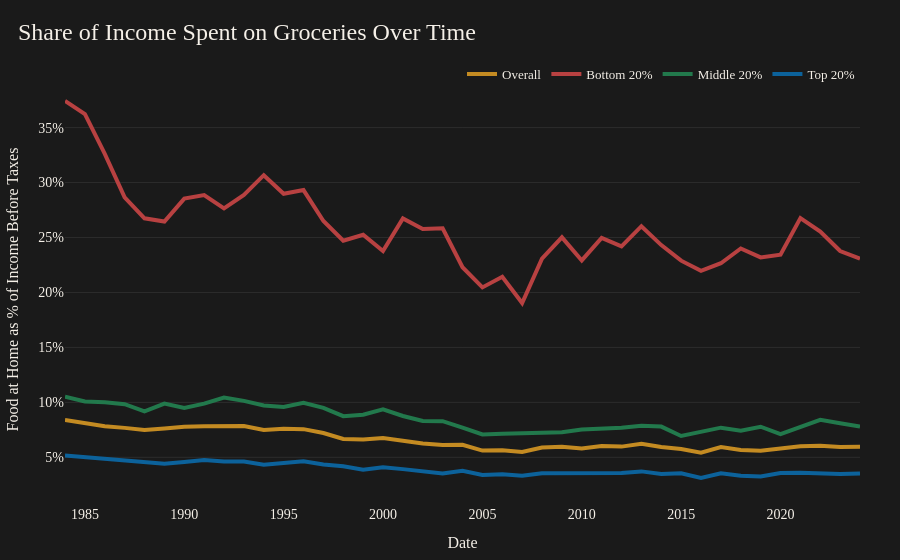

Write notebook code for a chart like this one.
### Code cell
## line chart of food spending percentage by income percentile 

# data 
x = all_food_spend["observation_date"]
overall = (all_food_spend["all_food_spend"]/all_income['all_income']) *100
bottom = (bottom_food_spend["bottom_food_spend"]/bottom_income['bottom_income']) *100
middle = (middle_food_spend["middle_food_spend"]/middle_income['middle_income']) *100
top = (top_food_spend["top_food_spend"]/top_income['top_income']) *100

# figure
fig = go.Figure()

# line plot 
fig.add_trace(
    go.Scatter(
        x=x,
        y=overall,
        mode="lines",
        name="Overall",
        line=dict(
            color="#c48b22",
            width=4
        ),
        hovertemplate=
        "Overall: %{y:.2f}%<extra></extra>",
    )
)
fig.add_trace(
    go.Scatter(
        x=x,
        y=bottom,
        mode="lines",
        name="Bottom 20%",
        line=dict(
            color="#b84141",
            width=4
        ),
        hovertemplate=
        "Bottom 20%: %{y:.1f}%<extra></extra>"
    )
)
fig.add_trace(
    go.Scatter(
        x=x,
        y=middle,
        mode="lines",
        name="Middle 20%",
        line=dict(
            color="#22794c",
            width=4
        ),
        hovertemplate=
        "Middle 20%: %{y:.1f}%<extra></extra>"
    )
)
fig.add_trace(
    go.Scatter(
        x=x,
        y=top,
        mode="lines",
        name="Top 20%",
        line=dict(
            color='#0c629b',
            width=4
        ),
        hovertemplate=
        "Top 20%: %{y:.1f}%<extra></extra>"
    )
)

# title and layout 
fig.update_layout(
    template="plotly_dark",

    title=dict(
        text="Share of Income Spent on Groceries Over Time",
        x=0.02,
        xanchor="left",
        font=dict(
            family="Playfair Display",
            size=24
        )
    ),

    font=dict(
        family="Source Sans 3",
        color="#f5f0e8",
        size=13
    ),

    paper_bgcolor="#1a1a1a",
    plot_bgcolor="#1a1a1a",

    margin=dict(l=60, r=40, t=80, b=60),

    hovermode="x unified",

    xaxis=dict(
        title="Date",
        showgrid=False,
        tickfont=dict(size=14),
        zeroline=False,
        ticklabelstandoff=5
    ),

    yaxis=dict(
        title="Food at Home as % of Income Before Taxes",
        tickfont=dict(size=14),
        ticksuffix="%",
        gridcolor="rgba(255,255,255,0.08)",
        zeroline=False
    ),

    legend=dict(
        orientation="h",
        yanchor="top",
        y=1.05,
        xanchor="right",
        x=1
    )
)

fig.show()

### Figure 1 — Plotly figure (JSON) as saved in the notebook; plotly's stock layout.template omitted (floating-point values rounded to 4 significant figures)
{"data": [{"hovertemplate": "Overall: %{y:.2f}%<extra></extra>", "line": {"color": "#c48b22", "width": 4}, "mode": "lines", "name": "Overall", "type": "scatter", "x": ["1984-01-01", "1985-01-01", "1986-01-01", "1987-01-01", "1988-01-01", "1989-01-01", "1990-01-01", "1991-01-01", "1992-01-01", "1993-01-01", "1994-01-01", "1995-01-01", "1996-01-01", "1997-01-01", "1998-01-01", "1999-01-01", "2000-01-01", "2001-01-01", "2002-01-01", "2003-01-01", "2004-01-01", "2005-01-01", "2006-01-01", "2007-01-01", "2008-01-01", "2009-01-01", "2010-01-01", "2011-01-01", "2012-01-01", "2013-01-01", "2014-01-01", "2015-01-01", "2016-01-01", "2017-01-01", "2018-01-01", "2019-01-01", "2020-01-01", "2021-01-01", "2022-01-01", "2023-01-01", "2024-01-01"], "y": [8.396, 8.107, 7.828, 7.681, 7.484, 7.634, 7.793, 7.82, 7.807, 7.844, 7.496, 7.593, 7.566, 7.213, 6.679, 6.632, 6.766, 6.496, 6.269, 6.12, 6.147, 5.616, 5.645, 5.492, 5.89, 5.971, 5.8, 6.027, 5.977, 6.235, 5.938, 5.766, 5.423, 5.93, 5.677, 5.604, 5.85, 6.015, 6.067, 5.946, 5.973]}, {"hovertemplate": "Bottom 20%: %{y:.1f}%<extra></extra>", "line": {"color": "#b84141", "width": 4}, "mode": "lines", "name": "Bottom 20%", "type": "scatter", "x": ["1984-01-01", "1985-01-01", "1986-01-01", "1987-01-01", "1988-01-01", "1989-01-01", "1990-01-01", "1991-01-01", "1992-01-01", "1993-01-01", "1994-01-01", "1995-01-01", "1996-01-01", "1997-01-01", "1998-01-01", "1999-01-01", "2000-01-01", "2001-01-01", "2002-01-01", "2003-01-01", "2004-01-01", "2005-01-01", "2006-01-01", "2007-01-01", "2008-01-01", "2009-01-01", "2010-01-01", "2011-01-01", "2012-01-01", "2013-01-01", "2014-01-01", "2015-01-01", "2016-01-01", "2017-01-01", "2018-01-01", "2019-01-01", "2020-01-01", "2021-01-01", "2022-01-01", "2023-01-01", "2024-01-01"], "y": [37.43, 36.23, 32.62, 28.65, 26.75, 26.45, 28.54, 28.86, 27.65, 28.88, 30.67, 28.98, 29.32, 26.5, 24.71, 25.25, 23.77, 26.73, 25.78, 25.84, 22.29, 20.46, 21.44, 19.04, 23.08, 25.02, 22.92, 24.97, 24.19, 26.03, 24.31, 22.89, 21.97, 22.66, 24.01, 23.19, 23.44, 26.77, 25.54, 23.77, 23.07]}, {"hovertemplate": "Middle 20%: %{y:.1f}%<extra></extra>", "line": {"color": "#22794c", "width": 4}, "mode": "lines", "name": "Middle 20%", "type": "scatter", "x": ["1984-01-01", "1985-01-01", "1986-01-01", "1987-01-01", "1988-01-01", "1989-01-01", "1990-01-01", "1991-01-01", "1992-01-01", "1993-01-01", "1994-01-01", "1995-01-01", "1996-01-01", "1997-01-01", "1998-01-01", "1999-01-01", "2000-01-01", "2001-01-01", "2002-01-01", "2003-01-01", "2004-01-01", "2005-01-01", "2006-01-01", "2007-01-01", "2008-01-01", "2009-01-01", "2010-01-01", "2011-01-01", "2012-01-01", "2013-01-01", "2014-01-01", "2015-01-01", "2016-01-01", "2017-01-01", "2018-01-01", "2019-01-01", "2020-01-01", "2021-01-01", "2022-01-01", "2023-01-01", "2024-01-01"], "y": [10.51, 10.09, 10.02, 9.841, 9.189, 9.893, 9.494, 9.884, 10.44, 10.14, 9.72, 9.578, 9.971, 9.496, 8.744, 8.884, 9.362, 8.76, 8.308, 8.295, 7.711, 7.079, 7.144, 7.212, 7.28, 7.292, 7.536, 7.569, 7.686, 7.869, 7.799, 6.945, 7.312, 7.702, 7.434, 7.789, 7.119, 7.766, 8.415, 8.101, 7.815]}, {"hovertemplate": "Top 20%: %{y:.1f}%<extra></extra>", "line": {"color": "#0c629b", "width": 4}, "mode": "lines", "name": "Top 20%", "type": "scatter", "x": ["1984-01-01", "1985-01-01", "1986-01-01", "1987-01-01", "1988-01-01", "1989-01-01", "1990-01-01", "1991-01-01", "1992-01-01", "1993-01-01", "1994-01-01", "1995-01-01", "1996-01-01", "1997-01-01", "1998-01-01", "1999-01-01", "2000-01-01", "2001-01-01", "2002-01-01", "2003-01-01", "2004-01-01", "2005-01-01", "2006-01-01", "2007-01-01", "2008-01-01", "2009-01-01", "2010-01-01", "2011-01-01", "2012-01-01", "2013-01-01", "2014-01-01", "2015-01-01", "2016-01-01", "2017-01-01", "2018-01-01", "2019-01-01", "2020-01-01", "2021-01-01", "2022-01-01", "2023-01-01", "2024-01-01"], "y": [5.177, 5.025, 4.828, 4.654, 4.589, 4.415, 4.577, 4.749, 4.624, 4.613, 4.339, 4.494, 4.646, 4.357, 4.193, 3.881, 4.093, 3.929, 3.731, 3.542, 3.771, 3.389, 3.458, 3.324, 3.558, 3.571, 3.611, 3.613, 3.573, 3.723, 3.492, 3.548, 3.117, 3.55, 3.331, 3.26, 3.581, 3.59, 3.493, 3.477, 3.53]}], "layout": {"font": {"color": "#f5f0e8", "family": "Source Sans 3", "size": 13}, "hovermode": "x unified", "legend": {"orientation": "h", "x": 1, "xanchor": "right", "y": 1.05, "yanchor": "top"}, "margin": {"b": 60, "l": 60, "r": 40, "t": 80}, "paper_bgcolor": "#1a1a1a", "plot_bgcolor": "#1a1a1a", "title": {"font": {"family": "Playfair Display", "size": 24}, "text": "Share of Income Spent on Groceries Over Time", "x": 0.02, "xanchor": "left"}, "xaxis": {"showgrid": false, "tickfont": {"size": 14}, "ticklabelstandoff": 5, "title": {"text": "Date"}, "zeroline": false}, "yaxis": {"gridcolor": "rgba(255,255,255,0.08)", "tickfont": {"size": 14}, "ticksuffix": "%", "title": {"text": "Food at Home as % of Income Before Taxes"}, "zeroline": false}}}
